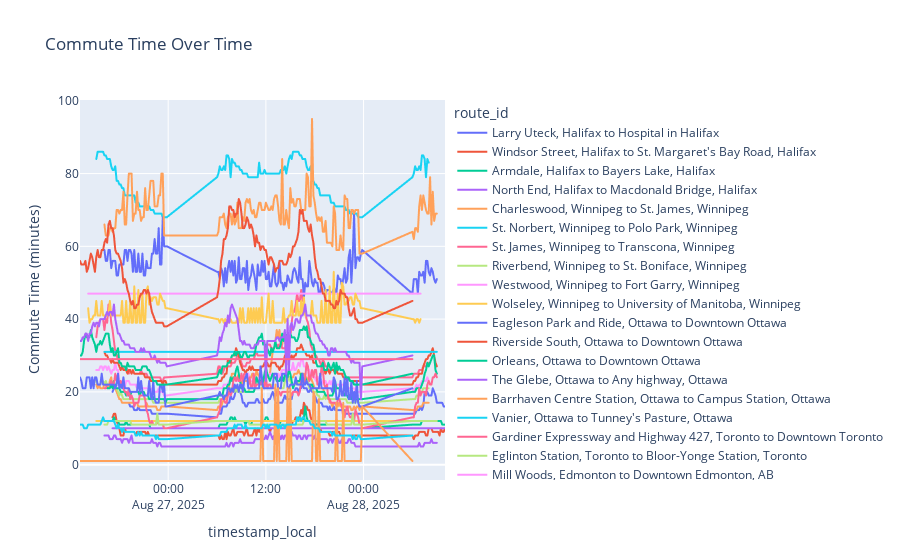

Notebook cell for this chart:
### Code cell
# --- Data Preparation ---

# Convert timestamp to datetime objects
df['timestamp'] = pd.to_datetime(df['timestamp'], utc=True)

# Create a unique identifier for each route
df['route_id'] = df['origin'] + ' to ' + df['destination']

# Localize timestamp and extract hour
df['timestamp_local'] = df.apply(lambda row: row['timestamp'].tz_convert(row['timezone']), axis=1)

df['hour'] = df['timestamp_local'].apply(lambda x: x.hour)

# --- Visualization ---
fig = px.line(df, x='timestamp_local', y='duration_min', color='route_id',
              title='Commute Time Over Time',
              labels={'timestamp': 'Timestamp', 'duration_min': 'Commute Time (minutes)'})

fig.show()

### Figure 1 — Plotly figure (JSON) as saved in the notebook; plotly's stock layout.template omitted (floating-point values rounded to 4 significant figures; data arrays with more than 128 entries replaced by an {"elided": "..."} marker saying what was removed)
{"data": [{"hovertemplate": "route_id=Larry Uteck, Halifax to Hospital in Halifax<br>timestamp_local=%{x}<br>Commute Time (minutes)=%{y}<extra></extra>", "legendgroup": "Larry Uteck, Halifax to Hospital in Halifax", "line": {"color": "#636efa", "dash": "solid"}, "marker": {"symbol": "circle"}, "mode": "lines", "name": "Larry Uteck, Halifax to Hospital in Halifax", "showlegend": true, "type": "scattergl", "x": {"elided": "174 str values"}, "xaxis": "x", "y": {"elided": "174 int values"}, "yaxis": "y"}, {"hovertemplate": "route_id=Windsor Street, Halifax to St. Margaret's Bay Road, Halifax<br>timestamp_local=%{x}<br>Commute Time (minutes)=%{y}<extra></extra>", "legendgroup": "Windsor Street, Halifax to St. Margaret's Bay Road, Halifax", "line": {"color": "#EF553B", "dash": "solid"}, "marker": {"symbol": "circle"}, "mode": "lines", "name": "Windsor Street, Halifax to St. Margaret's Bay Road, Halifax", "showlegend": true, "type": "scattergl", "x": {"elided": "174 str values"}, "xaxis": "x", "y": {"elided": "174 int values"}, "yaxis": "y"}, {"hovertemplate": "route_id=Armdale, Halifax to Bayers Lake, Halifax<br>timestamp_local=%{x}<br>Commute Time (minutes)=%{y}<extra></extra>", "legendgroup": "Armdale, Halifax to Bayers Lake, Halifax", "line": {"color": "#00cc96", "dash": "solid"}, "marker": {"symbol": "circle"}, "mode": "lines", "name": "Armdale, Halifax to Bayers Lake, Halifax", "showlegend": true, "type": "scattergl", "x": {"elided": "174 str values"}, "xaxis": "x", "y": {"elided": "174 int values"}, "yaxis": "y"}, {"hovertemplate": "route_id=North End, Halifax to Macdonald Bridge, Halifax<br>timestamp_local=%{x}<br>Commute Time (minutes)=%{y}<extra></extra>", "legendgroup": "North End, Halifax to Macdonald Bridge, Halifax", "line": {"color": "#ab63fa", "dash": "solid"}, "marker": {"symbol": "circle"}, "mode": "lines", "name": "North End, Halifax to Macdonald Bridge, Halifax", "showlegend": true, "type": "scattergl", "x": {"elided": "174 str values"}, "xaxis": "x", "y": {"elided": "174 int values"}, "yaxis": "y"}, {"hovertemplate": "route_id=Charleswood, Winnipeg to St. James, Winnipeg<br>timestamp_local=%{x}<br>Commute Time (minutes)=%{y}<extra></extra>", "legendgroup": "Charleswood, Winnipeg to St. James, Winnipeg", "line": {"color": "#FFA15A", "dash": "solid"}, "marker": {"symbol": "circle"}, "mode": "lines", "name": "Charleswood, Winnipeg to St. James, Winnipeg", "showlegend": true, "type": "scattergl", "x": {"elided": "174 str values"}, "xaxis": "x", "y": {"elided": "174 int values"}, "yaxis": "y"}, {"hovertemplate": "route_id=St. Norbert, Winnipeg to Polo Park, Winnipeg<br>timestamp_local=%{x}<br>Commute Time (minutes)=%{y}<extra></extra>", "legendgroup": "St. Norbert, Winnipeg to Polo Park, Winnipeg", "line": {"color": "#19d3f3", "dash": "solid"}, "marker": {"symbol": "circle"}, "mode": "lines", "name": "St. Norbert, Winnipeg to Polo Park, Winnipeg", "showlegend": true, "type": "scattergl", "x": {"elided": "174 str values"}, "xaxis": "x", "y": {"elided": "174 int values"}, "yaxis": "y"}, {"hovertemplate": "route_id=St. James, Winnipeg to Transcona, Winnipeg<br>timestamp_local=%{x}<br>Commute Time (minutes)=%{y}<extra></extra>", "legendgroup": "St. James, Winnipeg to Transcona, Winnipeg", "line": {"color": "#FF6692", "dash": "solid"}, "marker": {"symbol": "circle"}, "mode": "lines", "name": "St. James, Winnipeg to Transcona, Winnipeg", "showlegend": true, "type": "scattergl", "x": {"elided": "174 str values"}, "xaxis": "x", "y": {"elided": "174 int values"}, "yaxis": "y"}, {"hovertemplate": "route_id=Riverbend, Winnipeg to St. Boniface, Winnipeg<br>timestamp_local=%{x}<br>Commute Time (minutes)=%{y}<extra></extra>", "legendgroup": "Riverbend, Winnipeg to St. Boniface, Winnipeg", "line": {"color": "#B6E880", "dash": "solid"}, "marker": {"symbol": "circle"}, "mode": "lines", "name": "Riverbend, Winnipeg to St. Boniface, Winnipeg", "showlegend": true, "type": "scattergl", "x": {"elided": "174 str values"}, "xaxis": "x", "y": {"elided": "174 int values"}, "yaxis": "y"}, {"hovertemplate": "route_id=Westwood, Winnipeg to Fort Garry, Winnipeg<br>timestamp_local=%{x}<br>Commute Time (minutes)=%{y}<extra></extra>", "legendgroup": "Westwood, Winnipeg to Fort Garry, Winnipeg", "line": {"color": "#FF97FF", "dash": "solid"}, "marker": {"symbol": "circle"}, "mode": "lines", "name": "Westwood, Winnipeg to Fort Garry, Winnipeg", "showlegend": true, "type": "scattergl", "x": {"elided": "174 str values"}, "xaxis": "x", "y": {"elided": "174 int values"}, "yaxis": "y"}, {"hovertemplate": "route_id=Wolseley, Winnipeg to University of Manitoba, Winnipeg<br>timestamp_local=%{x}<br>Commute Time (minutes)=%{y}<extra></extra>", "legendgroup": "Wolseley, Winnipeg to University of Manitoba, Winnipeg", "line": {"color": "#FECB52", "dash": "solid"}, "marker": {"symbol": "circle"}, "mode": "lines", "name": "Wolseley, Winnipeg to University of Manitoba, Winnipeg", "showlegend": true, "type": "scattergl", "x": {"elided": "174 str values"}, "xaxis": "x", "y": {"elided": "174 int values"}, "yaxis": "y"}, {"hovertemplate": "route_id=Eagleson Park and Ride, Ottawa to Downtown Ottawa<br>timestamp_local=%{x}<br>Commute Time (minutes)=%{y}<extra></extra>", "legendgroup": "Eagleson Park and Ride, Ottawa to Downtown Ottawa", "line": {"color": "#636efa", "dash": "solid"}, "marker": {"symbol": "circle"}, "mode": "lines", "name": "Eagleson Park and Ride, Ottawa to Downtown Ottawa", "showlegend": true, "type": "scattergl", "x": {"elided": "174 str values"}, "xaxis": "x", "y": {"elided": "174 int values"}, "yaxis": "y"}, {"hovertemplate": "route_id=Riverside South, Ottawa to Downtown Ottawa<br>timestamp_local=%{x}<br>Commute Time (minutes)=%{y}<extra></extra>", "legendgroup": "Riverside South, Ottawa to Downtown Ottawa", "line": {"color": "#EF553B", "dash": "solid"}, "marker": {"symbol": "circle"}, "mode": "lines", "name": "Riverside South, Ottawa to Downtown Ottawa", "showlegend": true, "type": "scattergl", "x": {"elided": "174 str values"}, "xaxis": "x", "y": {"elided": "174 int values"}, "yaxis": "y"}, {"hovertemplate": "route_id=Orleans, Ottawa to Downtown Ottawa<br>timestamp_local=%{x}<br>Commute Time (minutes)=%{y}<extra></extra>", "legendgroup": "Orleans, Ottawa to Downtown Ottawa", "line": {"color": "#00cc96", "dash": "solid"}, "marker": {"symbol": "circle"}, "mode": "lines", "name": "Orleans, Ottawa to Downtown Ottawa", "showlegend": true, "type": "scattergl", "x": {"elided": "174 str values"}, "xaxis": "x", "y": {"elided": "174 int values"}, "yaxis": "y"}, {"hovertemplate": "route_id=The Glebe, Ottawa to Any highway, Ottawa<br>timestamp_local=%{x}<br>Commute Time (minutes)=%{y}<extra></extra>", "legendgroup": "The Glebe, Ottawa to Any highway, Ottawa", "line": {"color": "#ab63fa", "dash": "solid"}, "marker": {"symbol": "circle"}, "mode": "lines", "name": "The Glebe, Ottawa to Any highway, Ottawa", "showlegend": true, "type": "scattergl", "x": {"elided": "174 str values"}, "xaxis": "x", "y": {"elided": "174 int values"}, "yaxis": "y"}, {"hovertemplate": "route_id=Barrhaven Centre Station, Ottawa to Campus Station, Ottawa<br>timestamp_local=%{x}<br>Commute Time (minutes)=%{y}<extra></extra>", "legendgroup": "Barrhaven Centre Station, Ottawa to Campus Station, Ottawa", "line": {"color": "#FFA15A", "dash": "solid"}, "marker": {"symbol": "circle"}, "mode": "lines", "name": "Barrhaven Centre Station, Ottawa to Campus Station, Ottawa", "showlegend": true, "type": "scattergl", "x": {"elided": "174 str values"}, "xaxis": "x", "y": {"elided": "174 int values"}, "yaxis": "y"}, {"hovertemplate": "route_id=Vanier, Ottawa to Tunney's Pasture, Ottawa<br>timestamp_local=%{x}<br>Commute Time (minutes)=%{y}<extra></extra>", "legendgroup": "Vanier, Ottawa to Tunney's Pasture, Ottawa", "line": {"color": "#19d3f3", "dash": "solid"}, "marker": {"symbol": "circle"}, "mode": "lines", "name": "Vanier, Ottawa to Tunney's Pasture, Ottawa", "showlegend": true, "type": "scattergl", "x": {"elided": "174 str values"}, "xaxis": "x", "y": {"elided": "174 int values"}, "yaxis": "y"}, {"hovertemplate": "route_id=Gardiner Expressway and Highway 427, Toronto to Downtown Toronto<br>timestamp_local=%{x}<br>Commute Time (minutes)=%{y}<extra></extra>", "legendgroup": "Gardiner Expressway and Highway 427, Toronto to Downtown Toronto", "line": {"color": "#FF6692", "dash": "solid"}, "marker": {"symbol": "circle"}, "mode": "lines", "name": "Gardiner Expressway and Highway 427, Toronto to Downtown Toronto", "showlegend": true, "type": "scattergl", "x": {"elided": "174 str values"}, "xaxis": "x", "y": {"elided": "174 int values"}, "yaxis": "y"}, {"hovertemplate": "route_id=Eglinton Station, Toronto to Bloor-Yonge Station, Toronto<br>timestamp_local=%{x}<br>Commute Time (minutes)=%{y}<extra></extra>", "legendgroup": "Eglinton Station, Toronto to Bloor-Yonge Station, Toronto", "line": {"color": "#B6E880", "dash": "solid"}, "marker": {"symbol": "circle"}, "mode": "lines", "name": "Eglinton Station, Toronto to Bloor-Yonge Station, Toronto", "showlegend": true, "type": "scattergl", "x": {"elided": "174 str values"}, "xaxis": "x", "y": {"elided": "174 int values"}, "yaxis": "y"}, {"hovertemplate": "route_id=Mill Woods, Edmonton to Downtown Edmonton, AB<br>timestamp_local=%{x}<br>Commute Time (minutes)=%{y}<extra></extra>", "legendgroup": "Mill Woods, Edmonton to Downtown Edmonton, AB", "line": {"color": "#FF97FF", "dash": "solid"}, "marker": {"symbol": "circle"}, "mode": "lines", "name": "Mill Woods, Edmonton to Downtown Edmonton, AB", "showlegend": true, "type": "scattergl", "x": {"elided": "174 str values"}, "xaxis": "x", "y": {"elided": "174 int values"}, "yaxis": "y"}, {"hovertemplate": "route_id=Eaux Claires Transit Centre, Edmonton to Downtown Edmonton, AB<br>timestamp_local=%{x}<br>Commute Time (minutes)=%{y}<extra></extra>", "legendgroup": "Eaux Claires Transit Centre, Edmonton to Downtown Edmonton, AB", "line": {"color": "#FECB52", "dash": "solid"}, "marker": {"symbol": "circle"}, "mode": "lines", "name": "Eaux Claires Transit Centre, Edmonton to Downtown Edmonton, AB", "showlegend": true, "type": "scattergl", "x": {"elided": "174 str values"}, "xaxis": "x", "y": {"elided": "174 int values"}, "yaxis": "y"}, {"hovertemplate": "route_id=Newton Exchange, Surrey to Surrey Central Station, Surrey<br>timestamp_local=%{x}<br>Commute Time (minutes)=%{y}<extra></extra>", "legendgroup": "Newton Exchange, Surrey to Surrey Central Station, Surrey", "line": {"color": "#636efa", "dash": "solid"}, "marker": {"symbol": "circle"}, "mode": "lines", "name": "Newton Exchange, Surrey to Surrey Central Station, Surrey", "showlegend": true, "type": "scattergl", "x": {"elided": "174 str values"}, "xaxis": "x", "y": {"elided": "174 int values"}, "yaxis": "y"}, {"hovertemplate": "route_id=Cloverdale, Surrey to Richmond/Vancouver<br>timestamp_local=%{x}<br>Commute Time (minutes)=%{y}<extra></extra>", "legendgroup": "Cloverdale, Surrey to Richmond/Vancouver", "line": {"color": "#EF553B", "dash": "solid"}, "marker": {"symbol": "circle"}, "mode": "lines", "name": "Cloverdale, Surrey to Richmond/Vancouver", "showlegend": true, "type": "scattergl", "x": {"elided": "174 str values"}, "xaxis": "x", "y": {"elided": "174 int values"}, "yaxis": "y"}, {"hovertemplate": "route_id=Fleetwood, Surrey to Langley<br>timestamp_local=%{x}<br>Commute Time (minutes)=%{y}<extra></extra>", "legendgroup": "Fleetwood, Surrey to Langley", "line": {"color": "#00cc96", "dash": "solid"}, "marker": {"symbol": "circle"}, "mode": "lines", "name": "Fleetwood, Surrey to Langley", "showlegend": true, "type": "scattergl", "x": {"elided": "174 str values"}, "xaxis": "x", "y": {"elided": "174 int values"}, "yaxis": "y"}, {"hovertemplate": "route_id=88th Ave, Surrey to Coquitlam<br>timestamp_local=%{x}<br>Commute Time (minutes)=%{y}<extra></extra>", "legendgroup": "88th Ave, Surrey to Coquitlam", "line": {"color": "#ab63fa", "dash": "solid"}, "marker": {"symbol": "circle"}, "mode": "lines", "name": "88th Ave, Surrey to Coquitlam", "showlegend": true, "type": "scattergl", "x": {"elided": "174 str values"}, "xaxis": "x", "y": {"elided": "174 int values"}, "yaxis": "y"}, {"hovertemplate": "route_id=Westshore, Victoria to Downtown Victoria<br>timestamp_local=%{x}<br>Commute Time (minutes)=%{y}<extra></extra>", "legendgroup": "Westshore, Victoria to Downtown Victoria", "line": {"color": "#FFA15A", "dash": "solid"}, "marker": {"symbol": "circle"}, "mode": "lines", "name": "Westshore, Victoria to Downtown Victoria", "showlegend": true, "type": "scattergl", "x": {"elided": "174 str values"}, "xaxis": "x", "y": {"elided": "174 int values"}, "yaxis": "y"}, {"hovertemplate": "route_id=Tillicum Centre, Victoria to Patricia Bay Highway, Victoria<br>timestamp_local=%{x}<br>Commute Time (minutes)=%{y}<extra></extra>", "legendgroup": "Tillicum Centre, Victoria to Patricia Bay Highway, Victoria", "line": {"color": "#19d3f3", "dash": "solid"}, "marker": {"symbol": "circle"}, "mode": "lines", "name": "Tillicum Centre, Victoria to Patricia Bay Highway, Victoria", "showlegend": true, "type": "scattergl", "x": {"elided": "174 str values"}, "xaxis": "x", "y": {"elided": "174 int values"}, "yaxis": "y"}, {"hovertemplate": "route_id=Esquimalt, Victoria to University of Victoria, Victoria<br>timestamp_local=%{x}<br>Commute Time (minutes)=%{y}<extra></extra>", "legendgroup": "Esquimalt, Victoria to University of Victoria, Victoria", "line": {"color": "#FF6692", "dash": "solid"}, "marker": {"symbol": "circle"}, "mode": "lines", "name": "Esquimalt, Victoria to University of Victoria, Victoria", "showlegend": true, "type": "scattergl", "x": {"elided": "174 str values"}, "xaxis": "x", "y": {"elided": "174 int values"}, "yaxis": "y"}], "layout": {"legend": {"title": {"text": "route_id"}, "tracegroupgap": 0}, "title": {"text": "Commute Time Over Time"}, "xaxis": {"anchor": "y", "domain": [0, 1], "title": {"text": "timestamp_local"}}, "yaxis": {"anchor": "x", "domain": [0, 1], "title": {"text": "Commute Time (minutes)"}}}}
